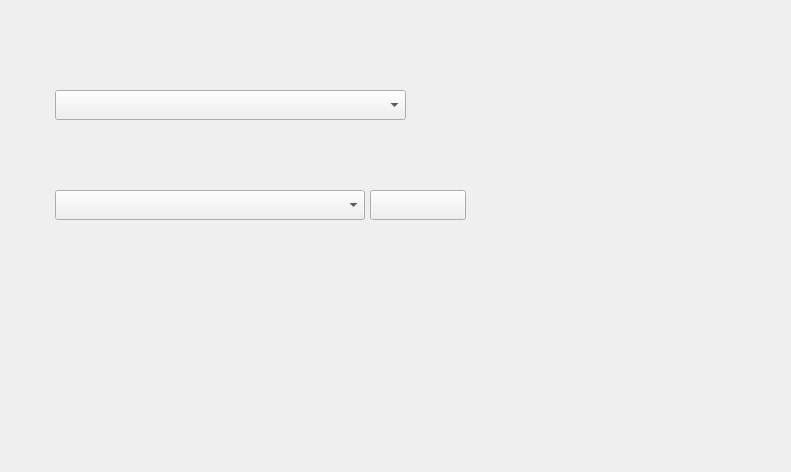
<?xml version="1.0" encoding="UTF-8"?>
<ui version="4.0">
 <class>CopyDisc</class>
 <widget class="QWidget" name="CopyDisc">
  <property name="geometry">
   <rect>
    <x>0</x>
    <y>0</y>
    <width>791</width>
    <height>472</height>
   </rect>
  </property>
  <property name="windowTitle">
   <string>Form</string>
  </property>
  <layout class="QVBoxLayout" name="verticalLayout">
   <property name="spacing">
    <number>10</number>
   </property>
   <property name="leftMargin">
    <number>25</number>
   </property>
   <property name="topMargin">
    <number>10</number>
   </property>
   <property name="rightMargin">
    <number>0</number>
   </property>
   <property name="bottomMargin">
    <number>0</number>
   </property>
   <item>
    <widget class="QLabel" name="title">
     <property name="minimumSize">
      <size>
       <width>0</width>
       <height>40</height>
      </size>
     </property>
     <property name="text">
      <string/>
     </property>
     <property name="alignment">
      <set>Qt::AlignLeading|Qt::AlignLeft|Qt::AlignTop</set>
     </property>
    </widget>
   </item>
   <item>
    <widget class="QWidget" name="isoSelection" native="true">
     <property name="minimumSize">
      <size>
       <width>0</width>
       <height>90</height>
      </size>
     </property>
     <layout class="QGridLayout" name="gridLayout">
      <property name="leftMargin">
       <number>0</number>
      </property>
      <property name="topMargin">
       <number>0</number>
      </property>
      <property name="rightMargin">
       <number>0</number>
      </property>
      <property name="bottomMargin">
       <number>0</number>
      </property>
      <property name="horizontalSpacing">
       <number>5</number>
      </property>
      <property name="verticalSpacing">
       <number>0</number>
      </property>
      <item row="1" column="0">
       <widget class="QWidget" name="isoWidget" native="true">
        <property name="minimumSize">
         <size>
          <width>340</width>
          <height>30</height>
         </size>
        </property>
        <layout class="QHBoxLayout" name="isoLayout">
         <property name="spacing">
          <number>5</number>
         </property>
         <property name="leftMargin">
          <number>0</number>
         </property>
         <property name="topMargin">
          <number>0</number>
         </property>
         <property name="rightMargin">
          <number>0</number>
         </property>
         <property name="bottomMargin">
          <number>0</number>
         </property>
         <item>
          <widget class="QLabel" name="labelLogoISO">
           <property name="minimumSize">
            <size>
             <width>25</width>
             <height>25</height>
            </size>
           </property>
           <property name="maximumSize">
            <size>
             <width>25</width>
             <height>25</height>
            </size>
           </property>
           <property name="text">
            <string/>
           </property>
           <property name="alignment">
            <set>Qt::AlignCenter</set>
           </property>
          </widget>
         </item>
         <item>
          <widget class="CustomComboBox" name="comboBoxISO">
           <property name="sizePolicy">
            <sizepolicy hsizetype="Preferred" vsizetype="Preferred">
             <horstretch>0</horstretch>
             <verstretch>0</verstretch>
            </sizepolicy>
           </property>
           <property name="minimumSize">
            <size>
             <width>310</width>
             <height>30</height>
            </size>
           </property>
           <property name="maximumSize">
            <size>
             <width>16777215</width>
             <height>40</height>
            </size>
           </property>
          </widget>
         </item>
        </layout>
       </widget>
      </item>
      <item row="2" column="0" colspan="2">
       <widget class="QLabel" name="labelISOTip">
        <property name="minimumSize">
         <size>
          <width>0</width>
          <height>30</height>
         </size>
        </property>
        <property name="maximumSize">
         <size>
          <width>16777215</width>
          <height>30</height>
         </size>
        </property>
        <property name="text">
         <string/>
        </property>
       </widget>
      </item>
      <item row="1" column="1">
       <spacer name="horizontalSpacer_2">
        <property name="orientation">
         <enum>Qt::Horizontal</enum>
        </property>
        <property name="sizeType">
         <enum>QSizePolicy::Preferred</enum>
        </property>
        <property name="sizeHint" stdset="0">
         <size>
          <width>258</width>
          <height>20</height>
         </size>
        </property>
       </spacer>
      </item>
      <item row="0" column="0" colspan="2">
       <widget class="QLabel" name="labelISOTitle">
        <property name="minimumSize">
         <size>
          <width>0</width>
          <height>30</height>
         </size>
        </property>
        <property name="maximumSize">
         <size>
          <width>16777215</width>
          <height>30</height>
         </size>
        </property>
        <property name="text">
         <string/>
        </property>
       </widget>
      </item>
     </layout>
    </widget>
   </item>
   <item>
    <widget class="QWidget" name="burnerSelection" native="true">
     <property name="minimumSize">
      <size>
       <width>0</width>
       <height>90</height>
      </size>
     </property>
     <layout class="QGridLayout" name="gridLayout_2">
      <property name="leftMargin">
       <number>0</number>
      </property>
      <property name="topMargin">
       <number>0</number>
      </property>
      <property name="rightMargin">
       <number>0</number>
      </property>
      <property name="bottomMargin">
       <number>0</number>
      </property>
      <property name="horizontalSpacing">
       <number>5</number>
      </property>
      <property name="verticalSpacing">
       <number>0</number>
      </property>
      <item row="0" column="0" colspan="3">
       <widget class="QLabel" name="labelBurnerTitle">
        <property name="minimumSize">
         <size>
          <width>0</width>
          <height>30</height>
         </size>
        </property>
        <property name="maximumSize">
         <size>
          <width>16777215</width>
          <height>30</height>
         </size>
        </property>
        <property name="text">
         <string/>
        </property>
       </widget>
      </item>
      <item row="1" column="0">
       <widget class="QWidget" name="burnerWidget" native="true">
        <property name="minimumSize">
         <size>
          <width>340</width>
          <height>30</height>
         </size>
        </property>
        <layout class="QHBoxLayout" name="horizontalLayout_2">
         <property name="spacing">
          <number>5</number>
         </property>
         <property name="leftMargin">
          <number>0</number>
         </property>
         <property name="topMargin">
          <number>0</number>
         </property>
         <property name="rightMargin">
          <number>0</number>
         </property>
         <property name="bottomMargin">
          <number>0</number>
         </property>
         <item>
          <widget class="QLabel" name="labelLogoBurner">
           <property name="minimumSize">
            <size>
             <width>25</width>
             <height>25</height>
            </size>
           </property>
           <property name="maximumSize">
            <size>
             <width>25</width>
             <height>25</height>
            </size>
           </property>
           <property name="text">
            <string/>
           </property>
           <property name="alignment">
            <set>Qt::AlignCenter</set>
           </property>
          </widget>
         </item>
         <item>
          <widget class="CustomComboBox" name="comboBoxBurner">
           <property name="minimumSize">
            <size>
             <width>310</width>
             <height>30</height>
            </size>
           </property>
           <property name="maximumSize">
            <size>
             <width>16777215</width>
             <height>40</height>
            </size>
           </property>
          </widget>
         </item>
        </layout>
       </widget>
      </item>
      <item row="1" column="1">
       <widget class="QPushButton" name="btnBurnerSetting">
        <property name="minimumSize">
         <size>
          <width>96</width>
          <height>30</height>
         </size>
        </property>
        <property name="maximumSize">
         <size>
          <width>80</width>
          <height>40</height>
         </size>
        </property>
        <property name="text">
         <string/>
        </property>
       </widget>
      </item>
      <item row="1" column="2">
       <spacer name="horizontalSpacer_3">
        <property name="orientation">
         <enum>Qt::Horizontal</enum>
        </property>
        <property name="sizeType">
         <enum>QSizePolicy::Preferred</enum>
        </property>
        <property name="sizeHint" stdset="0">
         <size>
          <width>258</width>
          <height>20</height>
         </size>
        </property>
       </spacer>
      </item>
      <item row="2" column="0" colspan="3">
       <widget class="QLabel" name="labelBurnerTip">
        <property name="minimumSize">
         <size>
          <width>0</width>
          <height>30</height>
         </size>
        </property>
        <property name="maximumSize">
         <size>
          <width>16777215</width>
          <height>30</height>
         </size>
        </property>
        <property name="text">
         <string/>
        </property>
       </widget>
      </item>
     </layout>
    </widget>
   </item>
   <item>
    <spacer name="verticalSpacer">
     <property name="orientation">
      <enum>Qt::Vertical</enum>
     </property>
     <property name="sizeHint" stdset="0">
      <size>
       <width>20</width>
       <height>159</height>
      </size>
     </property>
    </spacer>
   </item>
  </layout>
 </widget>
 <customwidgets>
  <customwidget>
   <class>CustomComboBox</class>
   <extends>QComboBox</extends>
   <header location="global">src/view/customcombobox.h</header>
  </customwidget>
 </customwidgets>
 <resources/>
 <connections/>
</ui>
